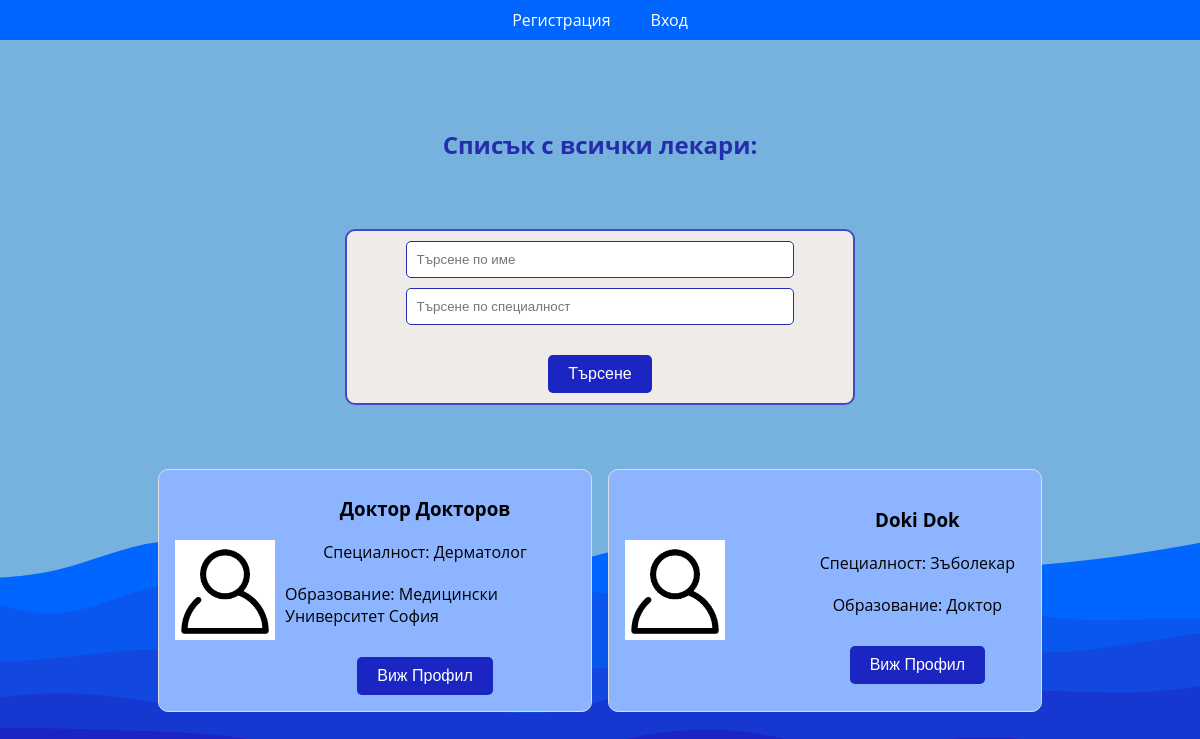
Screenshot of /byte/doctors.php with the database file from the repository.
### tables this page shows
CREATE TABLE `users` (
  `id` bigint(20) NOT NULL COMMENT 'primary key',
  `first_name` varchar(50) DEFAULT NULL COMMENT 'the user''s first name',
  `last_name` varchar(50) DEFAULT NULL COMMENT 'the user''s last name',
  `user_type` varchar(20) NOT NULL DEFAULT 'USER' COMMENT 'foreign key to user''s type',
  `email` varchar(50) NOT NULL COMMENT 'the user''s email',
  `password` varchar(300) NOT NULL COMMENT 'the user''s password',
  `phone` varchar(50) DEFAULT NULL COMMENT 'the user''s phone',
  `profile_picture_id` bigint(60) NOT NULL DEFAULT 1 COMMENT 'Foreign Key to the Profile picture'
);

CREATE TABLE `photos` (
  `id` bigint(60) NOT NULL COMMENT 'ID of the photo',
  `photo_url` mediumtext NOT NULL,
  `alt` varchar(30) DEFAULT NULL
);

CREATE TABLE `doctors_info` (
  `id` bigint(20) NOT NULL COMMENT 'foreign key to the User id in the users table',
  `specialty` varchar(50) NOT NULL COMMENT 'the doctor''s specialty',
  `education` varchar(100) NOT NULL COMMENT 'the doctor''s university'
);

### database/database.php (called while the page is built, shortened)
<?php
  class Database
  {
    private $connection;
    public function __construct()
    {
      $host = 'localhost';
      $username = 'admin';
      $password = 'admin';
      $databaseName = 'byte';
      $this->connection = new PDO("mysql:host=$host;dbname=$databaseName", $username, $password);
      $this->connection->setAttribute(PDO::ATTR_ERRMODE, PDO::ERRMODE_EXCEPTION);
    }
    public function getConnection(): PDO
    {
      return $this->connection;
    }
  }

### database/repositories/DoctorRepository.php (called while the page is built, shortened)
<?php
  require_once __DIR__ . '/DoctorInfoRepository.php';
  require_once __DIR__ . '/UsersRepository.php';
  class DoctorRepository
  {
    private UsersRepository $usersRepository;
    private DoctorInfoRepository $doctorInfoRepository;
    public function __construct()
    {
      $this->usersRepository = new UsersRepository();
      $this->doctorInfoRepository = new DoctorInfoRepository();
    }
    public function constructDoctorsFromArray(array $doctorsInfo, array $users): array
    {
      $doctors = [];
      foreach ($doctorsInfo as $doctorInfo) {
        $filteredDoctors = array_filter($users, fn($user) => $user->id === $doctorInfo->id);
        $user = array_shift($filteredDoctors) ?? null;
        $doctors[] = new Doctor(
            $user->id,
            $user->firstName,
            $user->lastName,
            $user->email,
            $user->profilePicture,
            $doctorInfo->specialty,
            $doctorInfo->education
        );
      }
      return $doctors;
    }
    public function getAllDoctors($currentUserId): array
    {
      $users = $this->usersRepository->getAllDoctors();
      $doctorsInfo = $this->doctorInfoRepository->getAll();
      $doctors = $this->constructDoctorsFromArray($doctorsInfo, $users);
      return array_filter($doctors, fn($doctor) => $doctor->id !== $currentUserId);
    }
  }

### database/repositories/Repository.php (called while the page is built, shortened)
<?php
  require __DIR__ . '/../database.php';
  class Repository
  {
    protected Database $database;
    protected string $tableName;
    public function __construct($tableName)
    {
      $this->database = new Database();
      $this->tableName = $tableName;
    }
    public function getAll(): false|array
    {
      $command = 'SELECT * FROM ' . $this->tableName;
      $query = $this->database->getConnection()->prepare($command);
      $query->execute();
      return $query->fetchAll(PDO::FETCH_ASSOC);
    }
    public function select($data, $operator = "&&"): false|array
    {
      $columns = array_keys($data);
      $placeholders = array_map(function ($value) {
        return "$value=?";
      }, $columns);
      $valuesPlaceholders = implode($operator, $placeholders);
      $command = "SELECT * FROM $this->tableName WHERE $valuesPlaceholders";
      $query = $this->database->getConnection()->prepare($command);
      $index = 1;
      foreach ($data as $key => $value) {
        $query->bindValue($index++, $value);
      }
      $query->execute();
      return $query->fetchAll(PDO::FETCH_ASSOC);
    }
  }

### database/repositories/UsersRepository.php (called while the page is built, shortened)
<?php
  require_once __DIR__ . '/Repository.php';
  require_once __DIR__ . '/PhotoRepository.php';
  class UsersRepository extends Repository
  {
    private PhotoRepository $photoRepository;
    public function __construct()
    {
      $this->photoRepository = new PhotoRepository();
    }
    public function getById($id): ?User
    {
      $users = $this->select([
          "id" => $id
      ]);
      return $this->constructUser($users[0]);
    }
    private function constructUser($foundUser): User
    {
      $user = new User(
          $foundUser['first_name'],
          $foundUser['last_name'],
          $foundUser['email'],
          $foundUser['password'],
          $foundUser['user_type']
      );
      $user->id = $foundUser['id'] ?? null;
      $user->phone = $foundUser['phone'] ?? '';
      $user->profilePictureId = $foundUser['profile_picture_id'] ?? 1;
      $user->profilePicture = $this->photoRepository->getById($user->profilePictureId);
      $user->profilePicture->userId = $user->id;
      return $user;
    }
    public function getAllDoctors(): array
    {
      $doctors = $this->select([
          'user_type' => 'DOCTOR'
      ]);
      $users = [];
      foreach ($doctors as $doctor) {
        $users[] = $this->constructUser($doctor);
      }
      return $users;
    }
  }

### database/repositories/PhotoRepository.php (called while the page is built, shortened)
<?php
  require_once __DIR__ . '/Repository.php';
  class PhotoRepository extends Repository
  {
    public function getById($id): ?Photo
    {
      $photos = $this->select([
          "id" => $id
      ]);
      return $this->constructPhoto($photos[0]);
    }
    private function constructPhoto($foundPhoto): Photo
    {
      $photo = new Photo(
          $foundPhoto['photo_url'],
          $foundPhoto['alt'],
      );
      $photo->id = $foundPhoto['id'] ?? null;
      return $photo;
    }
  }

### database/repositories/DoctorInfoRepository.php (called while the page is built, shortened)
<?php
  require_once __DIR__ . '/Repository.php';
  require_once __DIR__ . '/UsersRepository.php';
  class DoctorInfoRepository extends Repository
  {
    private UsersRepository $usersRepository;
    public function __construct()
    {
      $this->usersRepository = new UsersRepository();
    }
    private function constructDoctorInfo(int $userId, $doctorInfo): DoctorInfo
    {
      return new DoctorInfo(
          $userId,
          $doctorInfo['specialty'],
          $doctorInfo['education']
      );
    }
    public function getAll(): array
    {
      $foundDoctors = parent::getAll();
      $doctors = [];
      foreach ($foundDoctors as $foundDoctor) {
        $user = $this->usersRepository->getById($foundDoctor['id']);
        $doctors[] = $this->constructDoctorInfo($user->id, $foundDoctor);
      }
      return $doctors;
    }
  }

### byte/doctors_list.php (the view)
<?php
  global $doctors;
  $items = '';
  foreach ($doctors as $doctor) {
    $items .= '<div class="list-item__content">';
    $items .= '<img class="doctor-photo" src="' . $doctor->profilePicture->url . '" alt="profile picture">';
    $items .= '<div class="doctor-info">';
    $items .= '<h3>' . $doctor->firstName . ' ' . $doctor->lastName . '</h3>';
    $items .= '<p> Специалност: ' . $doctor->specialty . '</p>';
    $items .= '<p> Образование: ' . $doctor->education . '</p>';
    $items .= '<button type="button" class="profile-button" onclick="location.href=\'/byte/doctor.php?id=' . $doctor->id . '\'">Виж Профил</button>';
    $items .= '</div>';
    $items .= '</div>';
  }
  echo $items;

### public/styles/styles.css (style rules this page uses)
:root { --background-color: #FAFAFA; --primary-color: #0066FF; --primary-color-dark: #1b25c1; }
body { background: url('../assets/background_image.svg') no-repeat center center fixed; -webkit-background-size: cover; -moz-background-size: cover; -o-background-size: cover; background-size: cover; font-family: "Open Sans", sans-serif; margin: 0; width: 100%; max-width: 100%; height: 100vh; }

### public/styles/doctors.css (style rules this page uses)
.doctor-info { display: flex; flex-direction: column; justify-content: center; align-items: center; }
.doctor-photo { width: 100px; height: 100px; object-fit: cover; }
.profile-button { margin-top: 20px; padding: 10px 20px; border: none; border-radius: 5px; background-color: #1b25c1; color: white; font-size: 16px; cursor: pointer; transition: background-color 0.3s ease; }

### public/styles/forms.css (style rules this page uses)
:root { --border-color: #424ac3; --text-color: #262dac; --button-color: #2b329c; }
body { display: flex; flex-direction: column; align-items: center; gap: 20px; }

### rows the page displays
users: profile_picture.photo_url (placeholder picture), first_name "Доктор", last_name "Докторов"
doctors_info: specialty "Дерматолог", education "Медицински Университет София"
users: profile_picture.photo_url (placeholder picture), first_name "Doki", last_name "Dok"
doctors_info: specialty "Зъболекар", education "Доктор"
